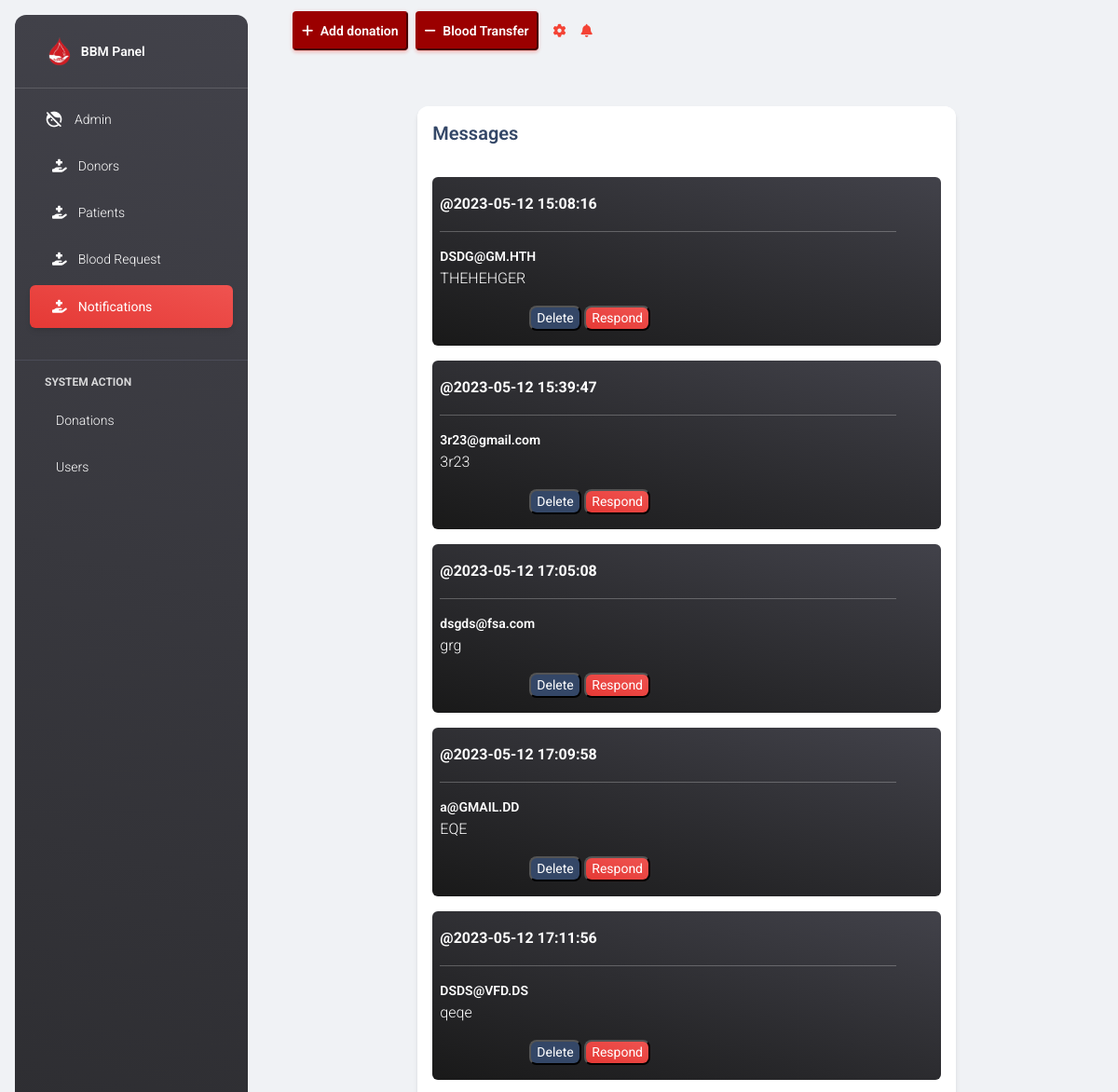
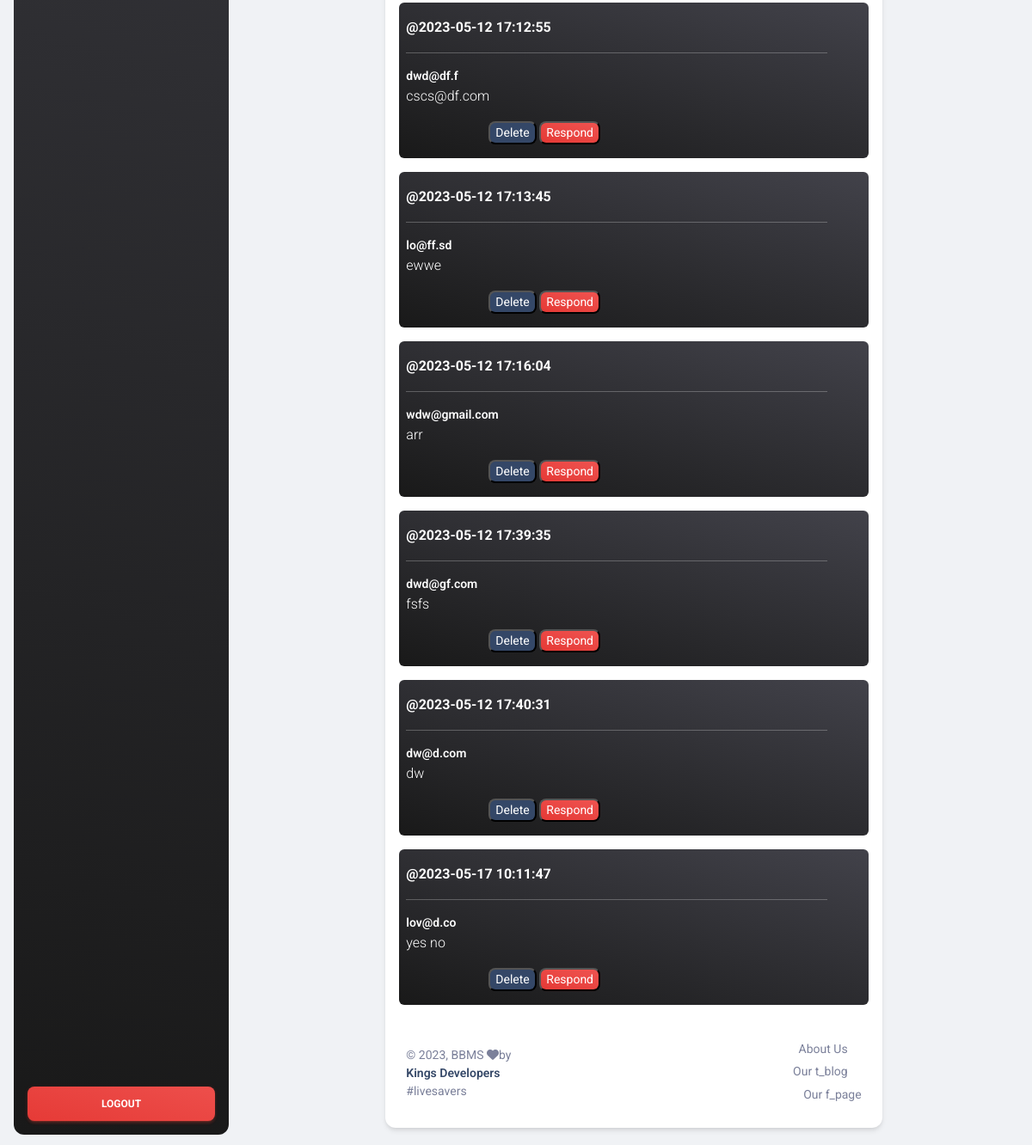
/admin_panel/pages/notifications.php, run on the app's committed database (2 pictures, top to bottom).
### tables this page shows
CREATE TABLE `contact_us` (
  `user_id` int(11) NOT NULL,
  `user_name` varchar(255) NOT NULL,
  `user_email` varchar(255) NOT NULL,
  `user_subject` varchar(255) NOT NULL,
  `user_message` varchar(255) NOT NULL,
  `submit_time` timestamp NOT NULL DEFAULT current_timestamp()
);

### admin_panel/pages/notifications.php (the view, shortened to what this page needs)
<!DOCTYPE html>
<html lang="en">
<head>
<?php include "../assets/connection/head.php";?>
</head>
<?php include "../assets/connection/sidebar.php";?>
<body class="g-sidenav-show  bg-gray-200">
  <main class="main-content position-relative max-height-vh-100 h-100 border-radius-lg ">
    <?php include "../assets/connection/nav.php";?>
    <div class="container-fluid py-4">
      <div class="row">
        <div class="col-lg-8 col-md-10 mx-auto">
          <div class="card mt-4">
            <div class="card-header p-3">
              <h5 class="mb-0">Messages</h5>
            </div>
            <div class="card-body p-3 pb-0">
            <?php
            $query = $db->prepare("SELECT * FROM contact_us");
            $query->execute();
            $length=$query->fetchAll(PDO::FETCH_ASSOC);
           foreach ($length as $key => $value) {
            ?>
              <div class=" alert alert-dark alert-dismissible text-white pl-2 text-sm " role="alert">
                <span  style="margin-right:8vw"><p  class="text-left text-bolder" class="text-left" ><?php echo "@".($value['submit_time'])." <hr>" ?></p> <a href="javascript:;" class="alert-link text-white text-center d-flex" type="email"><?php echo $value['user_email'] ?></a><p><?php echo $value['user_message'] ?></p></span>
                <input type="button" name= "<?php echo ($value['user_name']) ?>" class="btn-right text-sm bg-dark rounded-3 text-white" onclick="notification_del(<?php echo $value['user_id'] ?>)" value="Delete">
                <button type="button" class="btn-right bg-gradient-danger text-sm  rounded-3 text-white "  data-toggle="modal" data-target="#noti_res"  onclick="mess1('<?php echo $value['user_email']?>', '<?php echo $value['user_id'] ?>')" >Respond</button>
              </div>
              <?php   }?>
          </div>
      <footer class="footer py-4  ">
<?php include "../assets/connection/footer.php";?>
      </footer>
    </div>
  </main>
</body>
</html>

### data on the page
contact_us: submit_time "2023-05-12 15:08:16", user_email "DSDG@GM.HTH", user_message "THEHEHGER"
contact_us: submit_time "2023-05-12 15:39:47", user_email "3r23@gmail.com", user_message "3r23"
contact_us: submit_time "2023-05-12 17:05:08", user_email "dsgds@fsa.com", user_message "grg"
contact_us: submit_time "2023-05-12 17:09:58", user_email "a@GMAIL.DD", user_message "EQE"
contact_us: submit_time "2023-05-12 17:11:56", user_email "DSDS@VFD.DS", user_message "qeqe"
contact_us: submit_time "2023-05-12 17:12:55", user_email "dwd@df.f", user_message "cscs@df.com"
contact_us: submit_time "2023-05-12 17:13:45", user_email "lo@ff.sd", user_message "ewwe"
contact_us: submit_time "2023-05-12 17:16:04", user_email "wdw@gmail.com", user_message "arr"
contact_us: submit_time "2023-05-12 17:39:35", user_email "dwd@gf.com", user_message "fsfs"
contact_us: submit_time "2023-05-12 17:40:31", user_email "dw@d.com", user_message "dw"
contact_us: submit_time "2023-05-17 10:11:47", user_email "lov@d.co", user_message "yes no"
